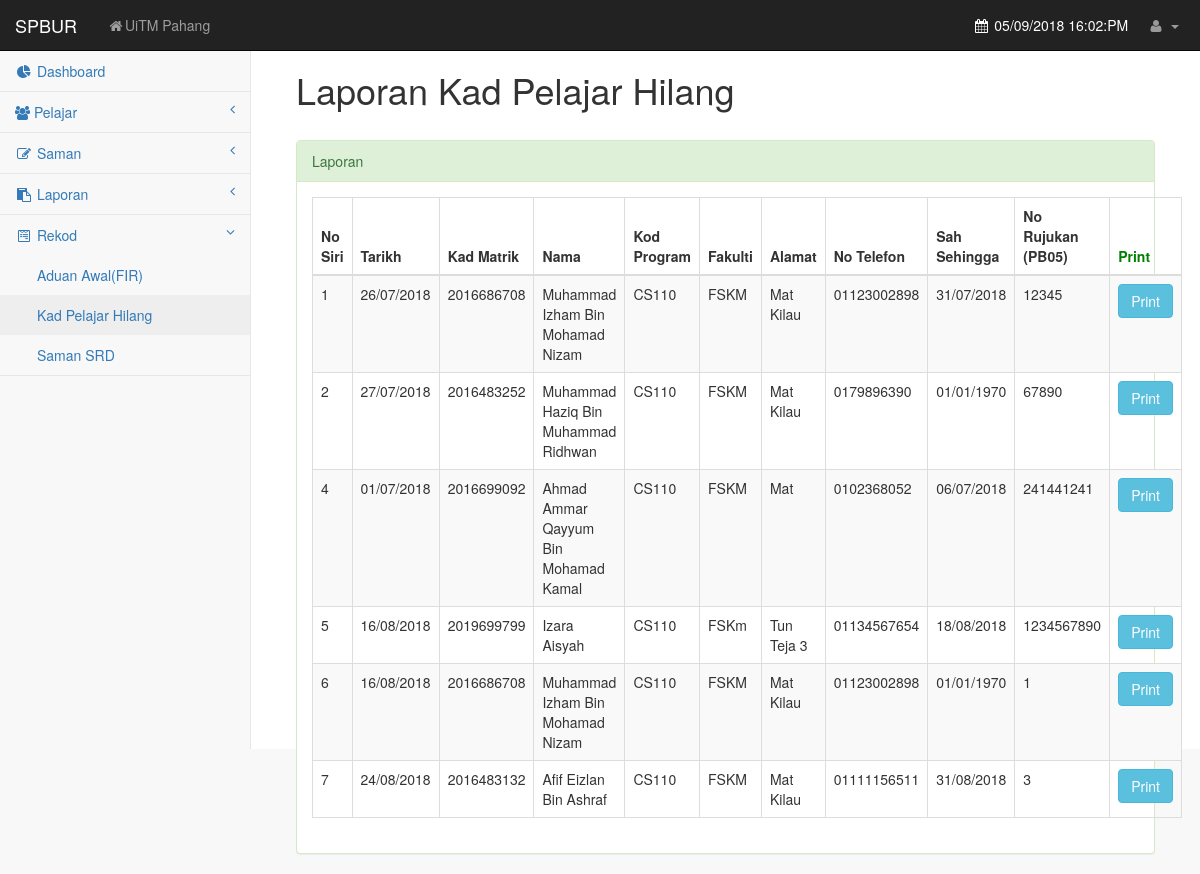
Before: /rkadpelajar.php with the older database file.
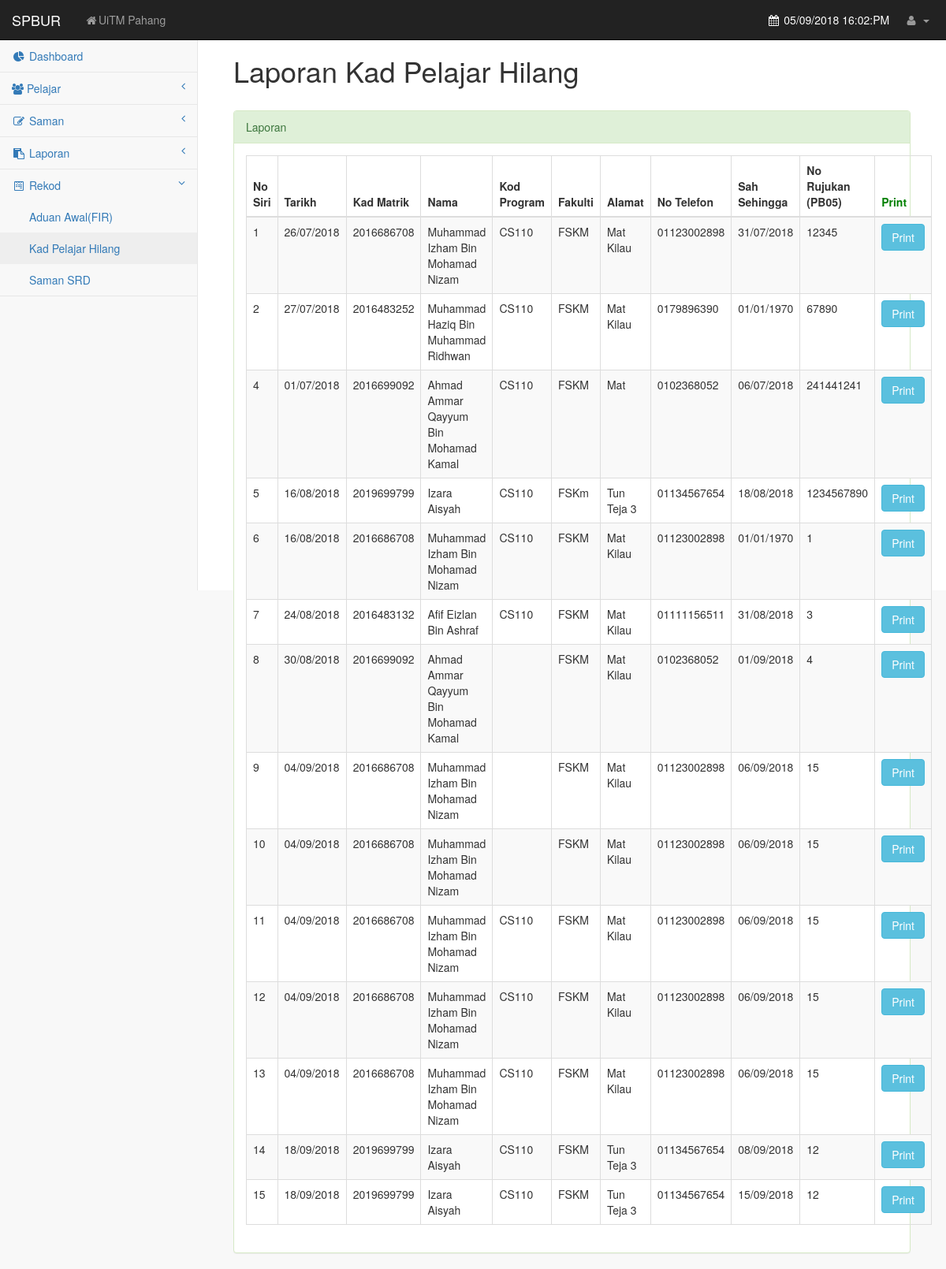
After: the same page with the newer database file.
### tables this page shows
CREATE TABLE `kad` (
  `series_no` int(11) NOT NULL,
  `currentdate` date NOT NULL,
  `matric_no` int(11) NOT NULL,
  `name` varchar(255) NOT NULL,
  `prog_code` varchar(255) NOT NULL,
  `faculty` varchar(255) NOT NULL,
  `address` varchar(255) NOT NULL,
  `phone_no` varchar(255) NOT NULL,
  `validuntil` varchar(255) DEFAULT NULL,
  `refer` varchar(255) DEFAULT NULL
);

### rkadpelajar.php (the view, shortened to what this page needs)
<!DOCTYPE html>
<html lang="en">
<head>
    <link href="css/bootstrap.min.css" rel="stylesheet">
    <link href="css/metisMenu.min.css" rel="stylesheet">
    <link href="css/timeline.css" rel="stylesheet">
    <link href="css/dataTables/dataTables.bootstrap.css" rel="stylesheet">
    <link href="css/dataTables/dataTables.responsive.css" rel="stylesheet">
    <link href="css/startmin.css" rel="stylesheet">
    <link href="css/morris.css" rel="stylesheet">
    <link href="css/font-awesome.min.css" rel="stylesheet" type="text/css">
    <link rel="stylesheet" href="bower_components/datatables.net-bs/css/dataTables.bootstrap.min.css">
</head>
<body>
<div id="wrapper">
<?php include("DashboardOnly.php");?>
</body>
</html>
    <div id="page-wrapper">
                <div class="col-lg-12">
                    <br>
                    <h1>Laporan Kad Pelajar Hilang</h1>
                    <br>
                <div class="row">
                    <div class="col-lg-12">
                        <div class="panel panel-success">
                            <div class="panel-heading">
                                Laporan
                            </div>
                            <div class="panel-body">
                                <div class="dataTable_wrapper">
                                    <table class="table table-striped table-bordered table-hover" id="dataTables-example">
                                        <thead>
                                            <tr>
                                                <th>No Siri</th>
                                                <th>Tarikh</th>
                                                <th>Kad Matrik</th>
                                                <th>Nama</th>
                                                <th>Kod Program</th>
                                                <th>Fakulti</th>
                                                <th>Alamat</th>
                                                <th>No Telefon</th>
                                                <th>Sah Sehingga</th>
                                                <th>No Rujukan (PB05)</th>
                                                <th style="color:green">Print</th>
                                            </tr>
                                        </thead>
                                        <tbody>
                                         <?php
                    $sql = "SELECT * FROM kad ORDER BY series_no";
                    $query = mysqli_query($dbconn, $sql) or die("Error: " . mysqli_error($dbconn));
                    $row = mysqli_num_rows($query);
                    if($row != 0) {
                        while($ro = mysqli_fetch_assoc($query)){
                          echo "<tr>";
                          echo "<td>".$ro['series_no']."</td>";
                          $date = $ro['currentdate'];
                          $newDate = date('d/m/Y', strtotime($date));
                          echo "<td>".$newDate."</td>";
                          echo "<td>".$ro['matric_no']."</td>";
                          echo "<td>".$ro['name']."</td>";
                          echo "<td>".$ro['prog_code']."</td>";
                          echo "<td>".$ro['faculty']."</td>";
                          echo "<td>".$ro['address']."</td>";
                          echo "<td>".$ro['phone_no']."</td>";
                          $date2 = $ro['validuntil'];
                          $newDate2 = date('d/m/Y', strtotime($date2));
                          echo "<td>".$newDate2."</td>";
                          echo "<td>".$ro['refer']."</td>";
                          echo '<td><form method="POST"><button type="submit" name="matricPrint" value='.$ro['series_no'].' formaction="MatrikGantiPrint.php" class="btn btn-info">Print</button></form></td>';
                          echo "</tr>";
                              }
                            } ?>
                        </tbody>
                    </table>
                </div>
            </div>
            </div>
        </div>
    </div>
</div>
</div>
</body>
</html>

### DashboardOnly.php (shortened to what this page needs)
<nav class="navbar navbar-inverse navbar-fixed-top" role="navigation">
    <div class="navbar-header">
        <a class="navbar-brand" href="Dashboard.php">SPBUR</a>
    </div>
    <ul class="nav navbar-nav navbar-left navbar-top-links">
        <li><a href="https://pahang.uitm.edu.my/v3/"><i class="fa fa-home fa-fw"></i>UiTM Pahang</a></li>
    </ul>
    <ul class="nav navbar-right navbar-top-links">
        <li>
                    <?php
                        $autoDateTime = date('d/m/Y H:i:A');
                    ?>
                    <lable style="color:white"><i class="fa fa-calendar fa-fw"></i> <?php echo $autoDateTime;?></lable>
        </li>
        <li class="dropdown">
            <a class="dropdown-toggle" data-toggle="dropdown" href="#">
                <i class="fa fa-user fa-fw"></i> <?php echo $r['staff_ID']; ?> <b class="caret"></b>
            </a>
        </li>
    </ul>
    <div class="navbar-default sidebar" role="navigation">
        <div class="sidebar-nav navbar-collapse">
            <ul class="nav" id="side-menu">
                <li>
                    <a href="Dashboard.php" class=""><i class="fa fa-pie-chart fa-fw"></i> Dashboard</a>
                </li>
                <li>
                    <a href="#"><i class="fa fa-group fa-fww"></i> Pelajar<span class="fa arrow"></span></a>
                </li>
                <li>
                    <a href="#"><i class="fa fa-pencil-square-o fa-fw"></i> Saman<span class="fa arrow"></span></a>
                </li>
                <li>
                    <a href="#"><i class="fa fa-clipboard fa-fw"></i> Laporan <span class="fa arrow"></span></a>
                </li>
                <li>
                    <a href="#"><i class="fa fa-wpforms fa-fw"></i> Rekod <span class="fa arrow"></span></a>
                    <ul class="nav nav-second-level">
                        <li>
                            <a href="rfir.php">Aduan Awal(FIR)</a>
                        </li>
                        <li>
                            <a href="rkadpelajar.php">Kad Pelajar Hilang</a>
                        </li>
                        <li>
                            <a href="rsaman.php">Saman SRD</a>
                        </li>
                    </ul>
                </li>
            </ul>
        </div>
    </div>
</nav>

### css/startmin.css (style rules this page uses)
body { background-color: #f8f8f8; }
#wrapper { width: 100%; }
#page-wrapper { padding: 30px 15px 0 15px; min-height: 568px; background-color: #fff; }
@media (min-width:768px) { #page-wrapper { position: inherit; margin-left: 250px; padding: 30px 30px 0 30px; border-left: 1px solid #e7e7e7; } }
.navbar-header { float: left; }
.navbar-left { float: left; }
.navbar-right { text-align: right; }
.navbar-top-links { margin: 0; }
.navbar-top-links li { display: inline-block; }
.navbar-top-links li:last-child { margin-right: 6px; }
.navbar-top-links li a { padding: 15px; min-height: 50px; }
.navbar-top-links>li>a { color: #999; }
.sidebar .sidebar-nav.navbar-collapse { padding-right: 0; padding-left: 0; }
.sidebar ul li { border-bottom: 1px solid #e7e7e7; }
.sidebar ul li a.active { background-color: #eee; }
.sidebar .arrow { float: right; }
.sidebar .fa.arrow:before { content: "\f104"; }
.sidebar .active>a>.fa.arrow:before { content: "\f107"; }
.sidebar .nav-second-level li, .sidebar .nav-third-level li { border-bottom: 0!important; }
.sidebar .nav-second-level li a { padding-left: 37px; }
@media (min-width:768px) { .sidebar { z-index: 1; position: absolute; width: 250px; margin-top: 51px; } }

Changed rows visible on the page:
added kad: series_no "8", currentdate "30/08/2018", matric_no "2016699092", name "Ahmad Ammar Qayyum Bin Mohamad Kamal", faculty "FSKM", address "Mat Kilau", phone_no "0102368052", validuntil "01/09/2018", refer "4"
added kad: series_no "9", currentdate "04/09/2018", matric_no "2016686708", name "Muhammad Izham Bin Mohamad Nizam", faculty "FSKM", address "Mat Kilau", phone_no "01123002898", validuntil "06/09/2018", refer "15"
added kad: series_no "10", currentdate "04/09/2018", matric_no "2016686708", name "Muhammad Izham Bin Mohamad Nizam", faculty "FSKM", address "Mat Kilau", phone_no "01123002898", validuntil "06/09/2018", refer "15"
added kad: series_no "11", currentdate "04/09/2018", matric_no "2016686708", name "Muhammad Izham Bin Mohamad Nizam", prog_code "CS110", faculty "FSKM", address "Mat Kilau", phone_no "01123002898", validuntil "06/09/2018", refer "15"
added kad: series_no "12", currentdate "04/09/2018", matric_no "2016686708", name "Muhammad Izham Bin Mohamad Nizam", prog_code "CS110", faculty "FSKM", address "Mat Kilau", phone_no "01123002898", validuntil "06/09/2018", refer "15"
added kad: series_no "13", currentdate "04/09/2018", matric_no "2016686708", name "Muhammad Izham Bin Mohamad Nizam", prog_code "CS110", faculty "FSKM", address "Mat Kilau", phone_no "01123002898", validuntil "06/09/2018", refer "15"
added kad: series_no "14", currentdate "18/09/2018", matric_no "2019699799", name "Izara Aisyah", prog_code "CS110", faculty "FSKM", address "Tun Teja 3", phone_no "01134567654", validuntil "08/09/2018", refer "12"
added kad: series_no "15", currentdate "18/09/2018", matric_no "2019699799", name "Izara Aisyah", prog_code "CS110", faculty "FSKM", address "Tun Teja 3", phone_no "01134567654", validuntil "15/09/2018", refer "12"
